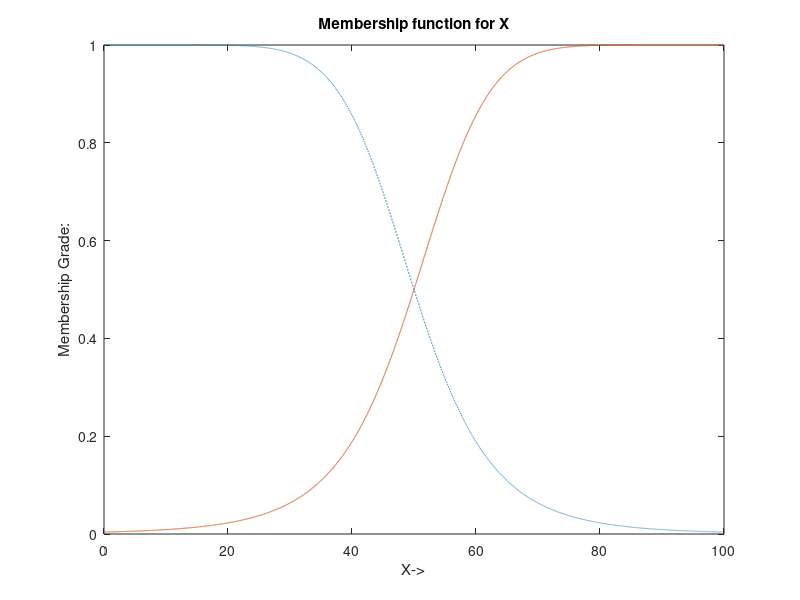
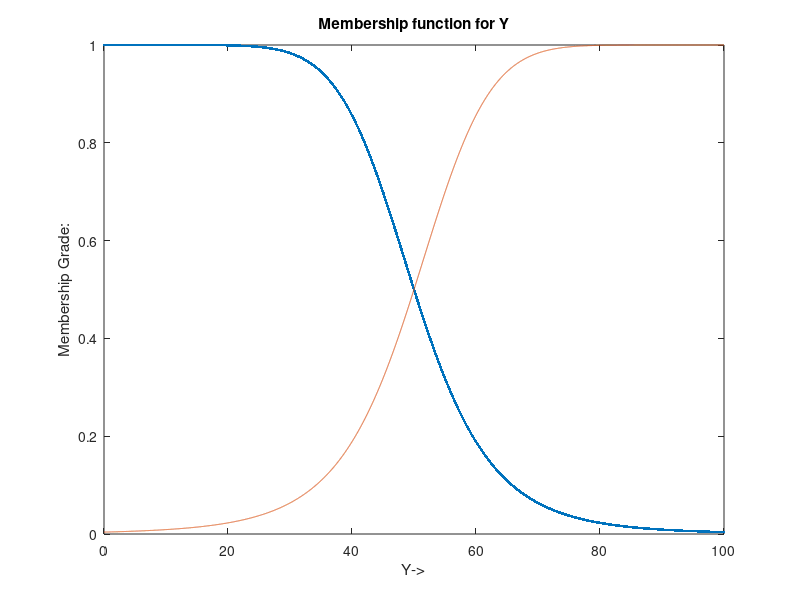

These figures' MATLAB source, in order:
clc;
clear all;
 
t=0:0.01:100;
 
x_small=gbellmf(t,[50 4 0]); %Small MF X
x_large=gbellmf(t,[50 4 100]); %Large MF X
figure(1)
plot(t,x_small,'--',t,x_large);
xlabel('X->');
ylabel('Membership Grade:');
title('Membership function for X');
 
y_small=gbellmf(t,[50 4 0]);  %Small MF Y
y_large=gbellmf(t,[50 4 100]); %Large MF Y
figure(2)
plot(t,y_small,'.',t,y_large);
xlabel('Y->');
ylabel('Membership Grade:');
title('Membership function for Y');
 
%Rule Base
x=input('Enter value for x: ');
y=input('Enter value for y: ');
z1=-x+y+1
z2=-y+3
z3=-x+3
z4=x+y+2
 
alpha1=min(x_small(x*100+1),y_small(y*100+1))
alpha2=min(x_small(x*100+1),y_large(y*100+1))
alpha3=min(x_large(x*100+1),y_small(y*100+1))
alpha4=min(x_large(x*100+1),y_large(y*100+1))
 
z0=(z1*alpha1+z2*alpha2+z3*alpha3+z4*alpha4)/(z1+z2+z3+z4)
